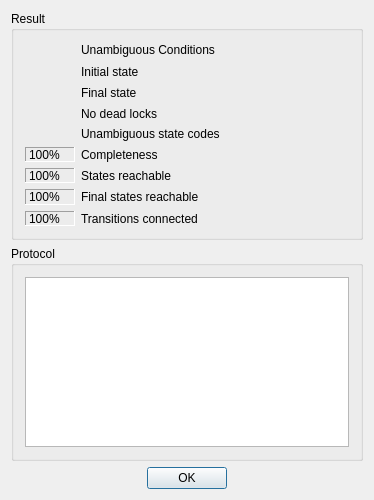
<?xml version="1.0" encoding="UTF-8"?>
<ui version="4.0">
 <author>Stefan Duffner</author>
 <class>ICheckDlg</class>
 <widget class="QDialog" name="ICheckDlg">
  <property name="geometry">
   <rect>
    <x>0</x>
    <y>0</y>
    <width>374</width>
    <height>500</height>
   </rect>
  </property>
  <property name="windowTitle">
   <string>Integrity Check</string>
  </property>
  <layout class="QVBoxLayout">
   <item>
    <widget class="QGroupBox" name="ButtonGroup11">
     <property name="minimumSize">
      <size>
       <width>20</width>
       <height>20</height>
      </size>
     </property>
     <property name="title">
      <string>Result</string>
     </property>
     <layout class="QHBoxLayout">
      <property name="spacing">
       <number>6</number>
      </property>
      <property name="margin" stdset="0">
       <number>11</number>
      </property>
      <item>
       <layout class="QGridLayout">
        <property name="margin" stdset="0">
         <number>0</number>
        </property>
        <property name="spacing">
         <number>6</number>
        </property>
        <item row="9" column="0">
         <widget class="QLabel" name="lb_transconnected_val">
          <property name="frameShape">
           <enum>QFrame::Panel</enum>
          </property>
          <property name="frameShadow">
           <enum>QFrame::Sunken</enum>
          </property>
          <property name="text">
           <string>100%</string>
          </property>
          <property name="wordWrap">
           <bool>false</bool>
          </property>
         </widget>
        </item>
        <item row="6" column="0">
         <widget class="QLabel" name="lb_completeness_val">
          <property name="frameShape">
           <enum>QFrame::Panel</enum>
          </property>
          <property name="frameShadow">
           <enum>QFrame::Sunken</enum>
          </property>
          <property name="text">
           <string>100%</string>
          </property>
          <property name="wordWrap">
           <bool>false</bool>
          </property>
         </widget>
        </item>
        <item row="9" column="1">
         <widget class="QLabel" name="lb_transconnected">
          <property name="sizePolicy">
           <sizepolicy hsizetype="Expanding" vsizetype="Preferred">
            <horstretch>0</horstretch>
            <verstretch>0</verstretch>
           </sizepolicy>
          </property>
          <property name="text">
           <string>Transitions connected</string>
          </property>
          <property name="wordWrap">
           <bool>false</bool>
          </property>
         </widget>
        </item>
        <item row="7" column="0">
         <widget class="QLabel" name="lb_statesreachable_val">
          <property name="frameShape">
           <enum>QFrame::Panel</enum>
          </property>
          <property name="frameShadow">
           <enum>QFrame::Sunken</enum>
          </property>
          <property name="text">
           <string>100%</string>
          </property>
          <property name="wordWrap">
           <bool>false</bool>
          </property>
         </widget>
        </item>
        <item row="3" column="1">
         <widget class="QLabel" name="lb_deadlocks">
          <property name="sizePolicy">
           <sizepolicy hsizetype="Expanding" vsizetype="Preferred">
            <horstretch>0</horstretch>
            <verstretch>0</verstretch>
           </sizepolicy>
          </property>
          <property name="text">
           <string>No dead locks</string>
          </property>
          <property name="wordWrap">
           <bool>false</bool>
          </property>
         </widget>
        </item>
        <item row="7" column="1">
         <widget class="QLabel" name="lb_statesreachable">
          <property name="sizePolicy">
           <sizepolicy hsizetype="Expanding" vsizetype="Preferred">
            <horstretch>0</horstretch>
            <verstretch>0</verstretch>
           </sizepolicy>
          </property>
          <property name="text">
           <string>States reachable</string>
          </property>
          <property name="wordWrap">
           <bool>false</bool>
          </property>
         </widget>
        </item>
        <item row="6" column="1">
         <widget class="QLabel" name="lb_completeness">
          <property name="text">
           <string>Completeness</string>
          </property>
          <property name="wordWrap">
           <bool>false</bool>
          </property>
         </widget>
        </item>
        <item row="0" column="1">
         <widget class="QLabel" name="lb_unambcond">
          <property name="sizePolicy">
           <sizepolicy hsizetype="Expanding" vsizetype="Preferred">
            <horstretch>0</horstretch>
            <verstretch>0</verstretch>
           </sizepolicy>
          </property>
          <property name="text">
           <string>Unambiguous Conditions</string>
          </property>
          <property name="wordWrap">
           <bool>false</bool>
          </property>
         </widget>
        </item>
        <item row="0" column="0">
         <widget class="QLabel" name="pm_unambcond">
          <property name="sizePolicy">
           <sizepolicy hsizetype="MinimumExpanding" vsizetype="MinimumExpanding">
            <horstretch>0</horstretch>
            <verstretch>0</verstretch>
           </sizepolicy>
          </property>
          <property name="minimumSize">
           <size>
            <width>20</width>
            <height>20</height>
           </size>
          </property>
          <property name="maximumSize">
           <size>
            <width>50</width>
            <height>50</height>
           </size>
          </property>
          <property name="scaledContents">
           <bool>false</bool>
          </property>
          <property name="alignment">
           <set>Qt::AlignCenter</set>
          </property>
          <property name="wordWrap">
           <bool>false</bool>
          </property>
         </widget>
        </item>
        <item row="1" column="1">
         <widget class="QLabel" name="lb_startstate">
          <property name="sizePolicy">
           <sizepolicy hsizetype="Expanding" vsizetype="Preferred">
            <horstretch>0</horstretch>
            <verstretch>0</verstretch>
           </sizepolicy>
          </property>
          <property name="text">
           <string>Initial state</string>
          </property>
          <property name="wordWrap">
           <bool>false</bool>
          </property>
         </widget>
        </item>
        <item row="8" column="1">
         <widget class="QLabel" name="lb_endstatesreachable">
          <property name="sizePolicy">
           <sizepolicy hsizetype="Expanding" vsizetype="Preferred">
            <horstretch>0</horstretch>
            <verstretch>0</verstretch>
           </sizepolicy>
          </property>
          <property name="text">
           <string>Final states reachable</string>
          </property>
          <property name="wordWrap">
           <bool>false</bool>
          </property>
         </widget>
        </item>
        <item row="2" column="0">
         <widget class="QLabel" name="pm_endstate">
          <property name="sizePolicy">
           <sizepolicy hsizetype="MinimumExpanding" vsizetype="MinimumExpanding">
            <horstretch>0</horstretch>
            <verstretch>0</verstretch>
           </sizepolicy>
          </property>
          <property name="minimumSize">
           <size>
            <width>20</width>
            <height>20</height>
           </size>
          </property>
          <property name="maximumSize">
           <size>
            <width>50</width>
            <height>50</height>
           </size>
          </property>
          <property name="scaledContents">
           <bool>false</bool>
          </property>
          <property name="alignment">
           <set>Qt::AlignCenter</set>
          </property>
          <property name="wordWrap">
           <bool>false</bool>
          </property>
         </widget>
        </item>
        <item row="8" column="0">
         <widget class="QLabel" name="lb_endstatesreachable_val">
          <property name="frameShape">
           <enum>QFrame::Panel</enum>
          </property>
          <property name="frameShadow">
           <enum>QFrame::Sunken</enum>
          </property>
          <property name="text">
           <string>100%</string>
          </property>
          <property name="wordWrap">
           <bool>false</bool>
          </property>
         </widget>
        </item>
        <item row="1" column="0">
         <widget class="QLabel" name="pm_startstate">
          <property name="sizePolicy">
           <sizepolicy hsizetype="MinimumExpanding" vsizetype="MinimumExpanding">
            <horstretch>0</horstretch>
            <verstretch>0</verstretch>
           </sizepolicy>
          </property>
          <property name="minimumSize">
           <size>
            <width>20</width>
            <height>20</height>
           </size>
          </property>
          <property name="maximumSize">
           <size>
            <width>50</width>
            <height>50</height>
           </size>
          </property>
          <property name="scaledContents">
           <bool>false</bool>
          </property>
          <property name="alignment">
           <set>Qt::AlignCenter</set>
          </property>
          <property name="wordWrap">
           <bool>false</bool>
          </property>
         </widget>
        </item>
        <item row="2" column="1">
         <widget class="QLabel" name="lb_endstate">
          <property name="sizePolicy">
           <sizepolicy hsizetype="Expanding" vsizetype="Preferred">
            <horstretch>0</horstretch>
            <verstretch>0</verstretch>
           </sizepolicy>
          </property>
          <property name="text">
           <string>Final state</string>
          </property>
          <property name="wordWrap">
           <bool>false</bool>
          </property>
         </widget>
        </item>
        <item row="3" column="0">
         <widget class="QLabel" name="pm_deadlocks">
          <property name="sizePolicy">
           <sizepolicy hsizetype="MinimumExpanding" vsizetype="MinimumExpanding">
            <horstretch>0</horstretch>
            <verstretch>0</verstretch>
           </sizepolicy>
          </property>
          <property name="minimumSize">
           <size>
            <width>20</width>
            <height>20</height>
           </size>
          </property>
          <property name="maximumSize">
           <size>
            <width>50</width>
            <height>50</height>
           </size>
          </property>
          <property name="scaledContents">
           <bool>false</bool>
          </property>
          <property name="alignment">
           <set>Qt::AlignCenter</set>
          </property>
          <property name="wordWrap">
           <bool>false</bool>
          </property>
         </widget>
        </item>
        <item row="4" column="0">
         <widget class="QLabel" name="pm_statecodes">
          <property name="text">
           <string/>
          </property>
          <property name="alignment">
           <set>Qt::AlignCenter</set>
          </property>
         </widget>
        </item>
        <item row="4" column="1">
         <widget class="QLabel" name="lb_statecodes">
          <property name="text">
           <string>Unambiguous state codes</string>
          </property>
         </widget>
        </item>
       </layout>
      </item>
     </layout>
    </widget>
   </item>
   <item>
    <widget class="QGroupBox" name="groupBox">
     <property name="sizePolicy">
      <sizepolicy hsizetype="Preferred" vsizetype="Expanding">
       <horstretch>0</horstretch>
       <verstretch>0</verstretch>
      </sizepolicy>
     </property>
     <property name="title">
      <string>Protocol</string>
     </property>
     <layout class="QHBoxLayout">
      <item>
       <widget class="QTextBrowser" name="tb_protocol">
        <property name="sizePolicy">
         <sizepolicy hsizetype="Expanding" vsizetype="Expanding">
          <horstretch>0</horstretch>
          <verstretch>0</verstretch>
         </sizepolicy>
        </property>
       </widget>
      </item>
     </layout>
    </widget>
   </item>
   <item>
    <layout class="QHBoxLayout">
     <property name="spacing">
      <number>6</number>
     </property>
     <property name="margin" stdset="0">
      <number>0</number>
     </property>
     <item>
      <spacer>
       <property name="orientation">
        <enum>Qt::Horizontal</enum>
       </property>
       <property name="sizeType">
        <enum>QSizePolicy::Expanding</enum>
       </property>
       <property name="sizeHint" stdset="0">
        <size>
         <width>20</width>
         <height>20</height>
        </size>
       </property>
      </spacer>
     </item>
     <item>
      <widget class="QPushButton" name="pb_ok">
       <property name="text">
        <string>OK</string>
       </property>
       <property name="default">
        <bool>true</bool>
       </property>
      </widget>
     </item>
     <item>
      <spacer>
       <property name="orientation">
        <enum>Qt::Horizontal</enum>
       </property>
       <property name="sizeType">
        <enum>QSizePolicy::Expanding</enum>
       </property>
       <property name="sizeHint" stdset="0">
        <size>
         <width>20</width>
         <height>20</height>
        </size>
       </property>
      </spacer>
     </item>
    </layout>
   </item>
  </layout>
 </widget>
 <layoutdefault spacing="6" margin="11"/>
 <resources/>
 <connections/>
</ui>
